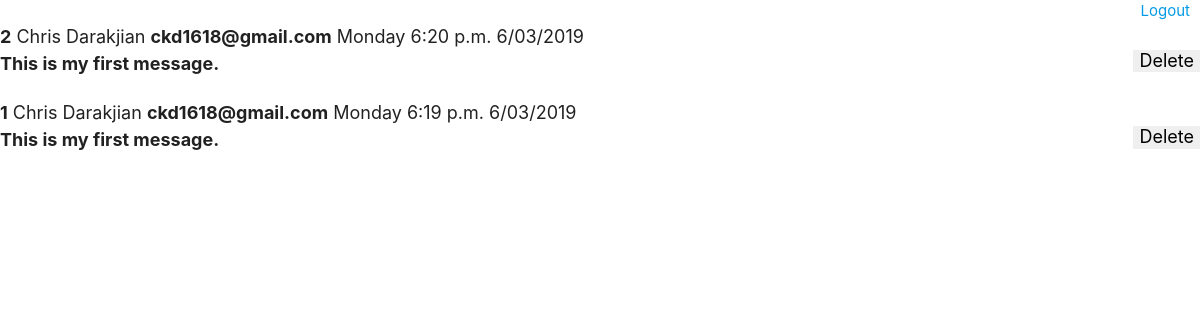
/dashboard (signed in), run on an earlier commit of the app's database.
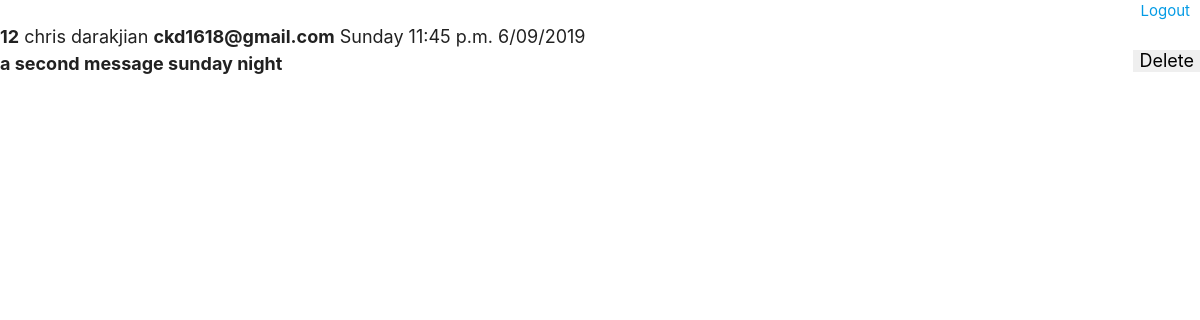
And on a later commit of the database.
### main/models.py (models this page shows)
class Note(models.Model):
  name = models.CharField(max_length=255, null=True, blank=True)
  email = models.CharField(max_length=255, null=True, blank=True)
  message = models.TextField(null=True, blank=True)
  createdAt = models.DateTimeField(auto_now_add=True, null=True, blank=True)
  updatedAt = models.DateTimeField(auto_now=True, null=True, blank=True)

### main/views.py (the view)
# urls.py: path('dashboard', views.dashboard, name='dashboard'),
def dashboard(request):
    if not 'userId' in request.session:
        messages.error(request, 'You need to login.')
        return redirect('/ckd')
    notes = Note.objects.all()
    user = User.objects.get(id=request.session['userId'])
    context = {
        'notes': notes,
        'user': user,
        'array5': [1,2,3,4,5],
    }
    return render(request, 'dashboard.html', context)

### main/templates/dashboard.html (shortened to what this page needs)
{% load static %}
<!DOCTYPE html>
<html lang="en">
<head>
    <link rel="stylesheet" type="text/css" href="{% static 'css/c1.css' %}">
    <link rel="stylesheet" href="https://cdnjs.cloudflare.com/ajax/libs/materialize/1.0.0-rc.2/css/materialize.min.css">
</head>
<body>
    <a class='floatr' href="/logout">Logout</a>
    <br>
    {% for n in notes reversed %}
        <p class="c b"><b>{{n.id}}</b> {{n.name}} <b>{{n.email}}</b> {{n.createdAt|date:'l P n/d/Y'}} </p>
        <p class="c b"><b>{{n.message|linebreaksbr}}</b> <button class="e" onclick="askToDelete('{{ n.id }}')">Delete</button> </p>
        <br>
    {% endfor %}
</body>
</html>

### static/css/c1.css (style rules this page uses)
* { margin: 0px; border: 0px; }
.b { font-size: 1.2rem; }
.c { text-align: left; }
.e { float: right; }

### main/templates/dashboard.html (style rules this page uses)
.floatr { float:right; margin-right: 10px; }

What changed in the data, as far as the page shows it:
removed Note: id "2", name "Chris Darakjian", email "ckd1618@gmail.com", createdAt "Monday 6:20 p.m. 6/03/2019", message "This is my first message."
removed Note: id "1", name "Chris Darakjian", email "ckd1618@gmail.com", createdAt "Monday 6:19 p.m. 6/03/2019", message "This is my first message."
added Note: id "12", name "chris darakjian", email "ckd1618@gmail.com", createdAt "Sunday 11:45 p.m. 6/09/2019", message "a second message sunday night"
